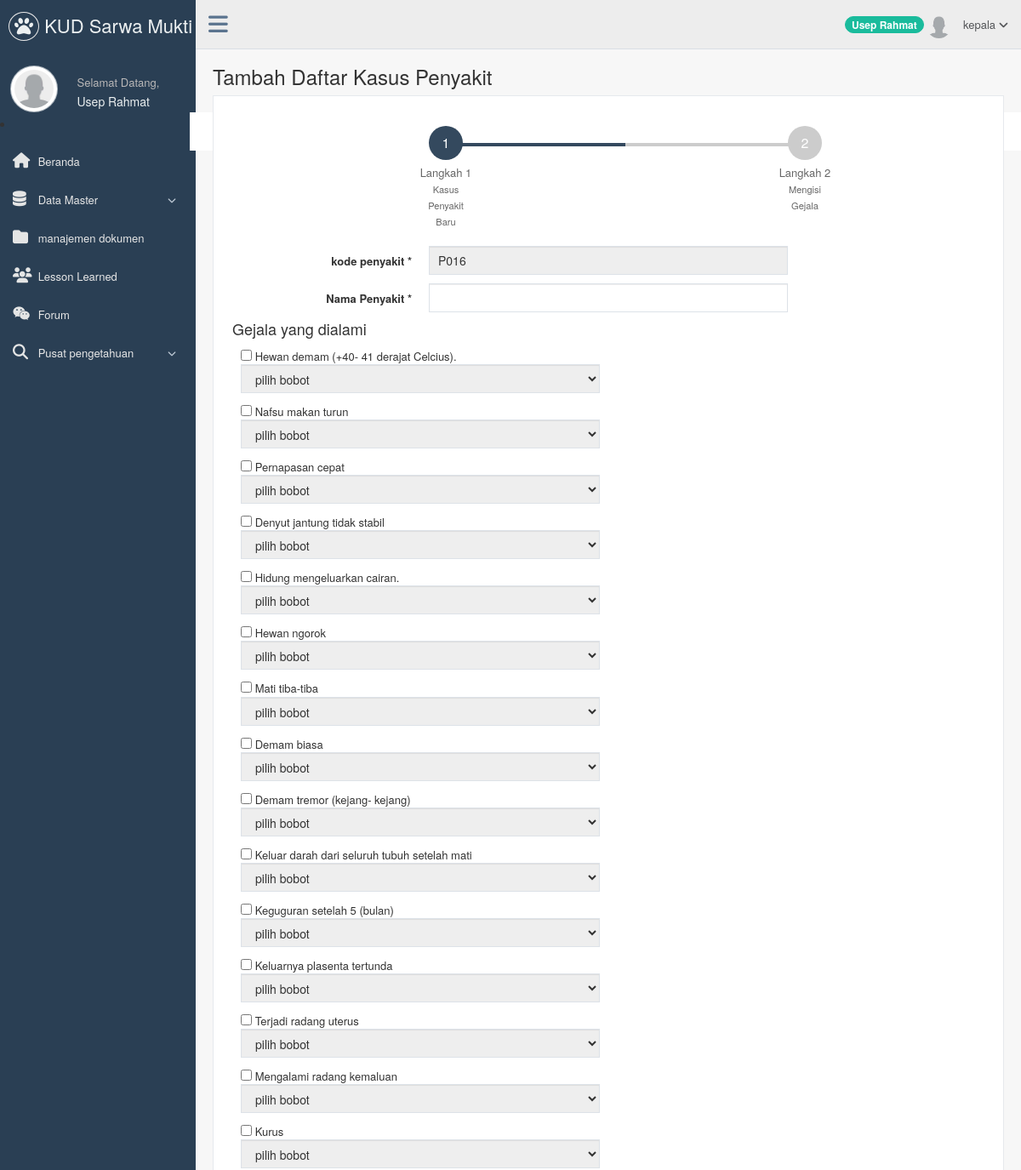
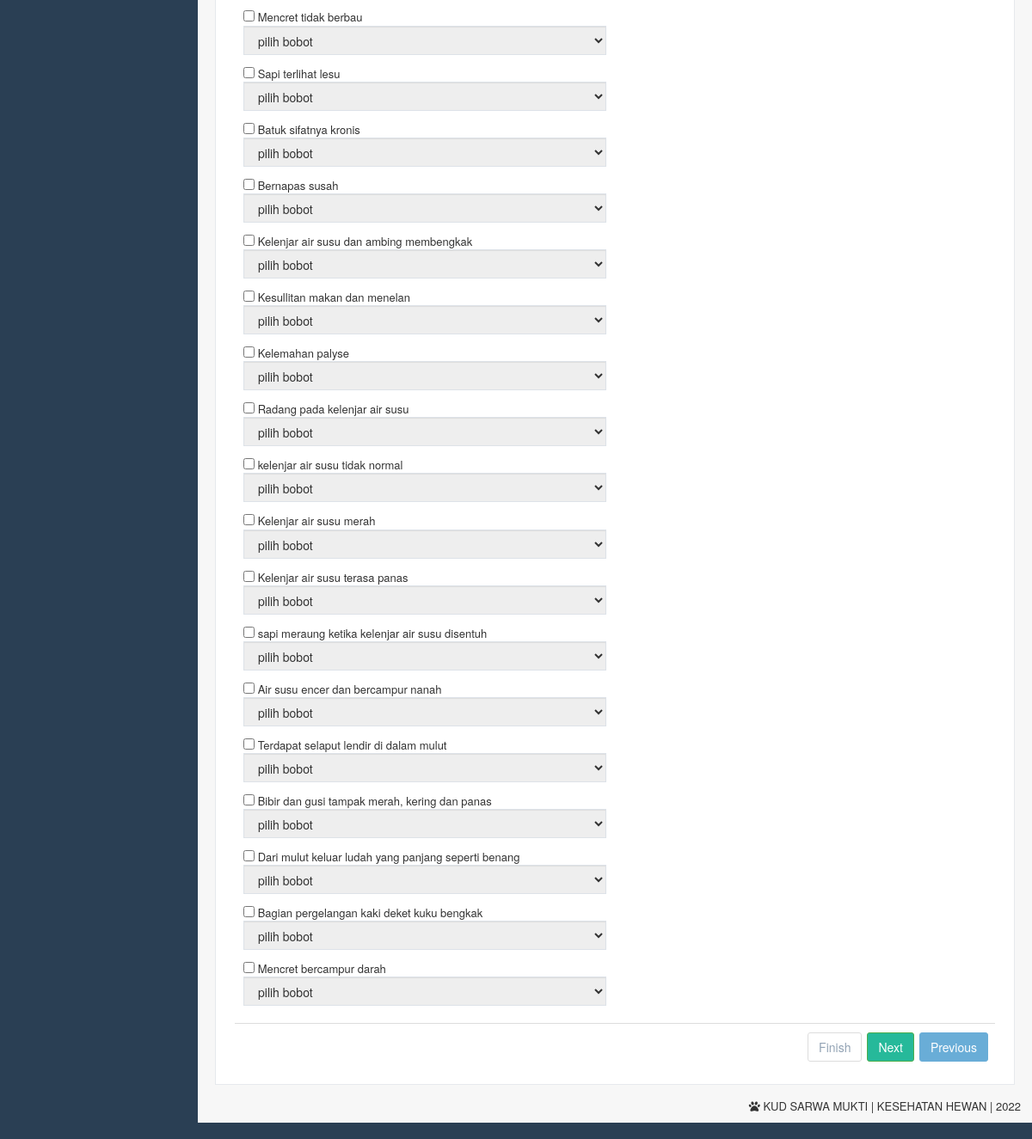
The page /page/kepala/index.php?page=tambah_daftar_kasus_penyakit (signed in) on the database its author committed (2 pictures, top to bottom).
### tables this page shows
CREATE TABLE `t_pengguna` (
  `nip` varchar(15) NOT NULL,
  `username` varchar(50) NOT NULL,
  `password` varchar(50) NOT NULL,
  `nama_pengguna` varchar(200) NOT NULL,
  `level` varchar(80) NOT NULL,
  `email` varchar(150) NOT NULL,
  `jabatan` varchar(50) NOT NULL,
  `status` enum('Aktif','Tidak Aktif') NOT NULL DEFAULT 'Aktif',
  `foto` varchar(255) DEFAULT NULL,
  `alamat` text NOT NULL,
  `tanggal_lahir` date NOT NULL
);

CREATE TABLE `t_atributgejala` (
  `id_atributgejala` varchar(5) NOT NULL,
  `nama_atributgejala` varchar(255) NOT NULL
);

### page/kepala/tambah_daftar_kasus_penyakit.php (the view, shortened to what this page needs)
 <?php
    if($_SESSION['nip']!=""){
    $link = koneksi_db();
?>
 <div class="page-title">
        <div class="title_left">
            <h3>
                    Tambah Daftar Kasus Penyakit
            </h3>
        </div>
    </div>
    <div class="clearfix"></div>
        <div class="row">
            <div class="col-md-12 col-sm-12 col-xs-12">
                <div class="x_panel">
                    <div class="x_content">
                        <br/>
                        <form id="demo-form2" data-parsley-validate class="form-horizontal form-label-left" action="tambah_daftar_kasus_penyakit_proses.php" method="POST">
                                    <div id="wizard" class="form_wizard wizard_horizontal">
                                        <ul class="wizard_steps">
                                            <li>
                                                <a href="#step-1">
                                                    <span class="step_no">1</span>
                                                    <span class="step_descr">
                                            Langkah 1<br />
                                            <small>Kasus</small>
                                            <br/>
                                            <small>Penyakit</small>
                                             <br/>
                                            <small>Baru</small>
                                        </span>
                                                </a>
                                            </li>
                                            <li>
                                                <a href="#step-2">
                                                    <span class="step_no">2</span>
                                                    <span class="step_descr">
                                            Langkah 2<br />
                                            <small>Mengisi</small>
                                            <br/>
                                            <small>Gejala</small>
                                                </a>
                                            </li>
                                        </ul>
                                        <div id="step-1">
                                            <form class="form-horizontal form-label-left">
                                                 <?php
                                                    $query=mysql_query("SELECT COUNT(id_kasus)+1
                                                                            FROM t_kasus
                                                                            WHERE id_kasus LIKE '%P%'");
                                                    $dataJumlah=mysql_fetch_array($query);
                                                    $atribut = $dataJumlah['COUNT(id_kasus)+1'];
                                                    if($atribut<10){
                                                        $nomor_urut = "00".$atribut;
                                                    }
                                                    else if(($atribut>9)&&($atribut<100)){
                                                        $nomor_urut = "0".$atribut;
                                                    }
                                                ?>
                                                <div class="form-group">
                                                    <label class="control-label col-md-3 col-sm-3 col-xs-12" for="id_penyakit">kode penyakit <span class="required">*</span>
                                                    </label>
                                                    <div class="col-md-6 col-sm-6 col-xs-12">
                                                        <input type="text" id="id_penyakit" name="id_kasus" required="required" class="form-control col-md-7 col-xs-12" value="<?php echo "P".$nomor_urut ?>" readonly>
                                                    </div>
                                                </div>
                                                <div class="form-group">
                                                    <label class="control-label col-md-3 col-sm-3 col-xs-12" for="last-name">Nama Penyakit <span class="required">*</span>
                                                    </label>
                                                    <div class="col-md-6 col-sm-6 col-xs-12">
                                                        <input type="text" id="nama_kasus" name="nama_kasus" required="required" class="form-control col-md-7 col-xs-12">
                                                    </div>
                                                </div>
                                                <h2 class="StepTitle">Gejala yang dialami</h2>
                                            <?php
                                                $sqlAtribut="SELECT t_atributgejala.`id_atributgejala`,
                                                t_atributgejala.`nama_atributgejala` from t_atributgejala ";
                                                $resAtribut=mysql_query($sqlAtribut,$link);
                                                $i=0;
                                                while($dataAtribut=mysql_fetch_array($resAtribut)){
                                                    $i++;
                                                    $id_atributgejala = $dataAtribut['id_atributgejala'];
                                            ?>
                                                <div class="form-group">
                                                    <div class="col-md-6 col-sm-6 col-xs-12">
                                                         <input type="checkbox" name="id_atributgejala_<?php echo $i;?>" value="<?php echo $id_atributgejala;?>" class="minimal-red checkbox-gejala" if()/>
                                                        <?php echo $dataAtribut['nama_atributgejala'];?>
                                                        <select class="form-control" disabled name="bobot">
                                                            <option>pilih bobot</option>
                                                        </select>
                                                    </div>
                                                </div>
                                                      <?php
                                                      }
                                                      ?>
                                            </form>
                                        </div>
                                    </form>
                </div>
            </div>
        </div>
    </div>
       <?php
    }
    else{
    header("Location:../../belum_login.php");
}
?>

### page/kepala/sidebar.php (shortened to what this page needs)
<?php
   if($_SESSION['nip']!=""){
   $nip = $_SESSION['nip'];
?>
<?php
     $queryPhoto=mysql_query("SELECT foto
                        FROM t_pengguna
                        WHERE nip = '$nip'
                        LIMIT 1");
    $data=mysql_fetch_array($queryPhoto);
?>
<div class="col-md-3 left_col">
    <div class="left_col scroll-view">
        <div class="navbar nav_title" style="border: 0;">
            <a href="index.php" class="site_title"><i class="fa fa-paw"></i><span> KUD Sarwa Mukti </span></a>
        </div>
                    <div class="profile">
                        <div class="profile_pic">
                            <?php
                                                                if($data['foto']==NULL){
                                                            ?>
                                                                    <img src="../../images/user.png" alt="..." class="img-circle profile_img" width="200" height="55"/>
                                                            <?php
                                                                }else{
                                                            ?>
                                                                   <img src="<?php echo $data['foto'];?>"  alt="..." class="img-circle profile_img" width="200" height="55">
                                                            <?php
                                                                }
                                                            ?>
                        </div>
                        <div class="profile_info">
                            <span>Selamat Datang,</span>
                            <h2><?php echo $_SESSION['nama_pengguna'];?></h2>
                        </div>
                    </div>
                    <li/>
                    <div id="sidebar-menu" class="main_menu_side hidden-print main_menu">
                       <div class="menu_section">
                            <ul class="nav side-menu">
                                <li><a href="index.php"><i class="fa fa-home"></i> Beranda </a>
                                </li>
                                <li><a><i class="fa fa-database"></i> Data Master <span class="fa fa-chevron-down"></span></a>
                                </li>
                                <li><a href="index.php?page=daftar_dokumen"><i class="fa fa-folder"></i> manajemen dokumen </a>
                                </li>
                                <li><a href="index.php?page=lesson_learned"><i class="fa fa-users"></i> Lesson Learned </a>
                                </li>
                                <li><a href="index.php?page=forum"><i class="fa fa-wechat"></i> Forum </a>
                                </li>
                                <li><a><i class="fa fa-search"></i> Pusat pengetahuan <span class="fa fa-chevron-down"></span></a>
                                </li>
                            </ul>
                        </div>
                    </div>
    </div>
</div>
<?php
}
else {
header("Location:../../belum_login.php");
}
?>

### page/kepala/header.php (shortened to what this page needs)
<?php
    if($_SESSION['nip']!=""){
    $nip = $_SESSION['nip'];
    $Nama  = $_SESSION['nama_pengguna'];
    $queryPhoto=mysql_query("SELECT foto
                        FROM t_pengguna
                        WHERE nip = '$nip'
                        LIMIT 1");
    $data=mysql_fetch_array($queryPhoto);
?>
            <div class="top_nav">
                <div class="nav_menu">
                    <nav class="" role="navigation">
                       <div class="nav toggle">
                            <a id="menu_toggle"><i class="fa fa-bars"></i></a>
                        </div>
                        <ul class="nav navbar-nav navbar-right">
                            <li>
                                <a href="javascript:;" class="user-profile dropdown-toggle" data-toggle="dropdown" aria-expanded="false">
                                   <span class="badge bg-green"><?php echo $Nama;?></span> <?php
                                                                if($data['foto']==NULL){
                                                            ?>
                                                                    <img src="../../images/user.png" alt=""/>
                                                            <?php
                                                                }else{
                                                            ?>
                                                                   <img src="<?php echo $data['foto'];?>"  alt="">
                                                            <?php
                                                                }
                                                            ?>
                                                            <?php echo $_SESSION['level'];?>
                                    <span class=" fa fa-angle-down"></span>
                                </a>
                            </li>
                        </ul>
                    </nav>
                </div>
              </div>
<?php
}
else {
header("Location:../../belum_login.php");
}
?>

### rows shown on the page
t_pengguna: foto (placeholder picture)
t_atributgejala: nama_atributgejala "Hewan demam (+40- 41 derajat Celcius)."
t_atributgejala: nama_atributgejala "Nafsu makan turun"
t_atributgejala: nama_atributgejala "Pernapasan cepat"
t_atributgejala: nama_atributgejala "Denyut jantung tidak stabil"
t_atributgejala: nama_atributgejala "Hidung mengeluarkan cairan."
t_atributgejala: nama_atributgejala "Hewan ngorok"
t_atributgejala: nama_atributgejala "Mati tiba-tiba"
t_atributgejala: nama_atributgejala "Demam biasa"
t_atributgejala: nama_atributgejala "Demam tremor (kejang- kejang)"
t_atributgejala: nama_atributgejala "Keluar darah dari seluruh tubuh setelah mati"
t_atributgejala: nama_atributgejala "Keguguran setelah 5 (bulan)"
t_atributgejala: nama_atributgejala "Keluarnya plasenta tertunda"
t_atributgejala: nama_atributgejala "Terjadi radang uterus"
t_atributgejala: nama_atributgejala "Mengalami radang kemaluan"
t_atributgejala: nama_atributgejala "Kurus"
t_atributgejala: nama_atributgejala "Mencret tidak berbau"
t_atributgejala: nama_atributgejala "Sapi terlihat lesu"
t_atributgejala: nama_atributgejala "Batuk sifatnya kronis"
t_atributgejala: nama_atributgejala "Bernapas susah"
t_atributgejala: nama_atributgejala "Kelenjar air susu dan ambing membengkak"
t_atributgejala: nama_atributgejala "Kesullitan makan dan menelan"
t_atributgejala: nama_atributgejala "Kelemahan palyse"
t_atributgejala: nama_atributgejala "Radang pada kelenjar air susu"
t_atributgejala: nama_atributgejala "kelenjar air susu tidak normal"
t_atributgejala: nama_atributgejala "Kelenjar air susu merah"
t_atributgejala: nama_atributgejala "Kelenjar air susu terasa panas"
t_atributgejala: nama_atributgejala "sapi meraung ketika kelenjar air susu disentuh"
t_atributgejala: nama_atributgejala "Air susu encer dan bercampur nanah"
t_atributgejala: nama_atributgejala "Terdapat selaput lendir di dalam mulut"
t_atributgejala: nama_atributgejala "Bibir dan gusi tampak merah, kering dan panas"
t_atributgejala: nama_atributgejala "Dari mulut keluar ludah yang panjang seperti benang"
t_atributgejala: nama_atributgejala "Bagian pergelangan kaki deket kuku bengkak"
t_atributgejala: nama_atributgejala "Mencret bercampur darah"

### other values the page prints
$_SESSION['nama_pengguna'] "Usep Rahmat"
$Nama "Usep Rahmat"
$_SESSION['level'] "kepala"
